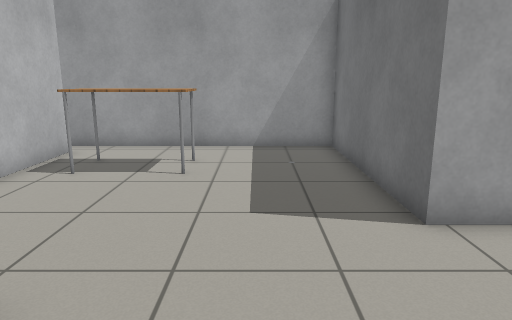
view 1 (above)

16 first-person views from a walk through a robot-simulator world made for Gazebo. The camera is 1.1 m above the floor, tilts 12° down and sees 70° across. The floor is counted in squares, 0.5 m on a side. Each view is taken from the middle of a square. On the plan, view 1 faces up. The plan holds only what a view shows up to about 20 squares ahead; the rest is blank. Simple patterns stand in for the simulator's built-in surfaces.

view 2
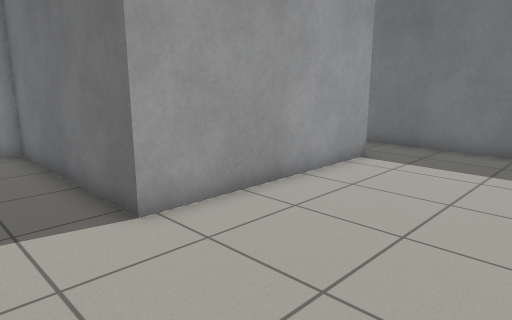

view 3
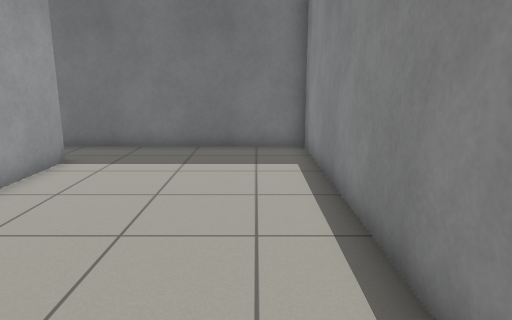

view 4
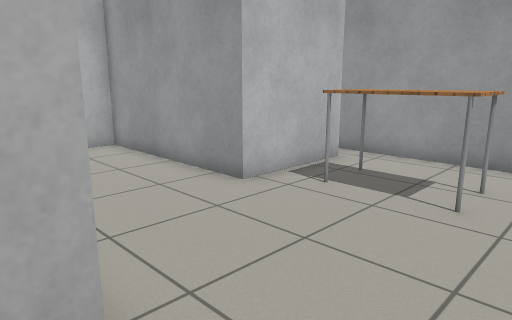

view 5
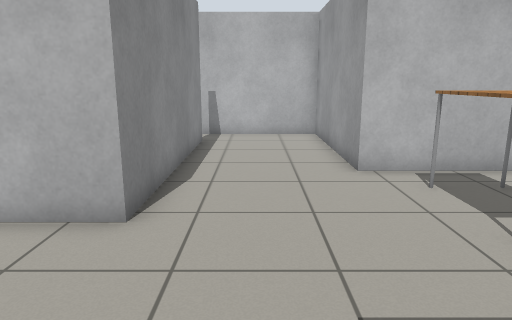

view 6
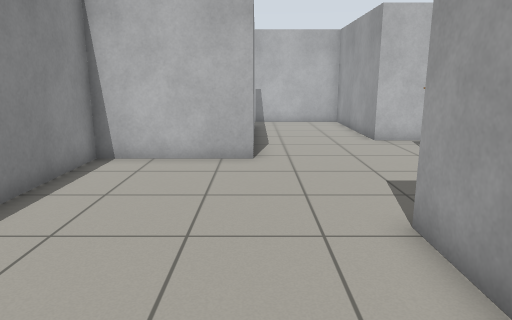

view 7
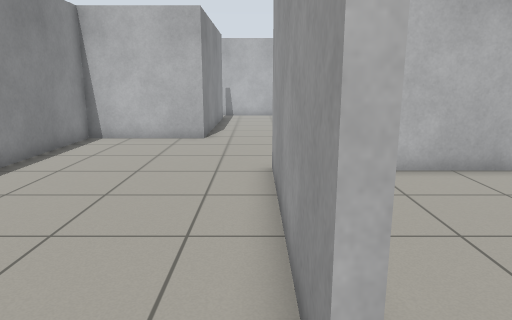

view 8
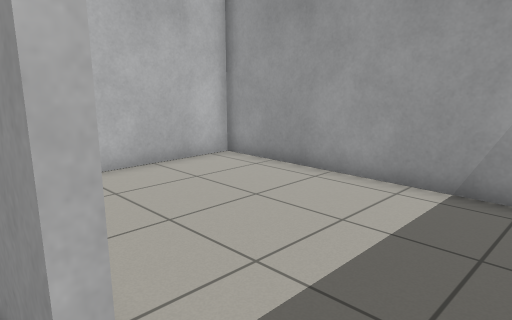

view 9
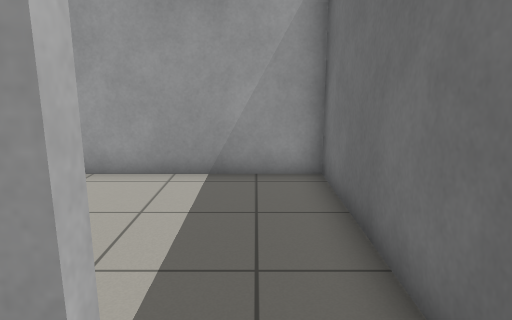

view 10
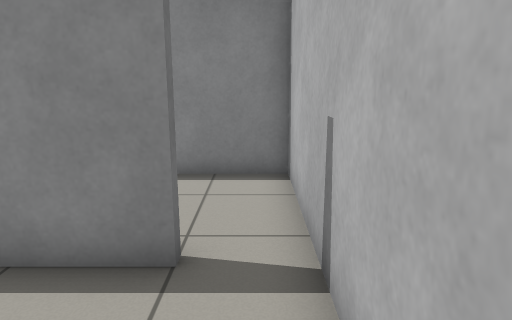

view 11
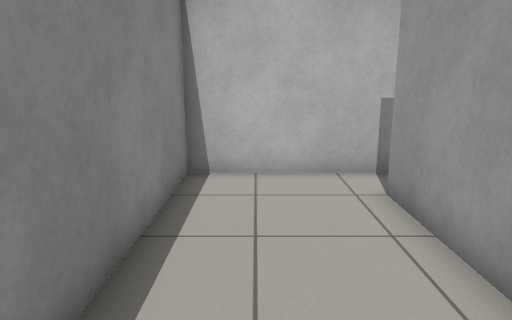

view 12
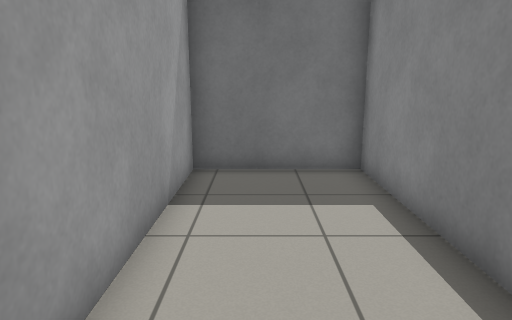

view 13
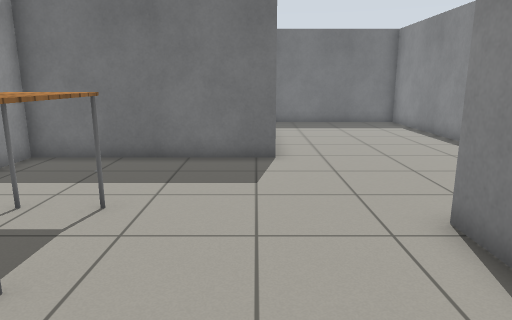

view 14
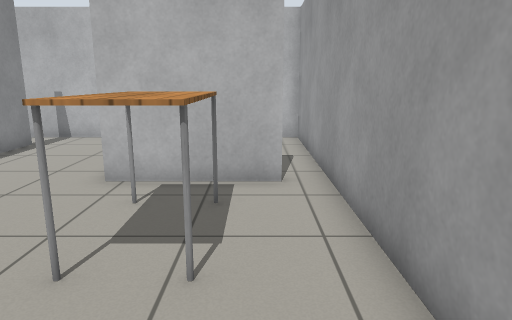

view 15
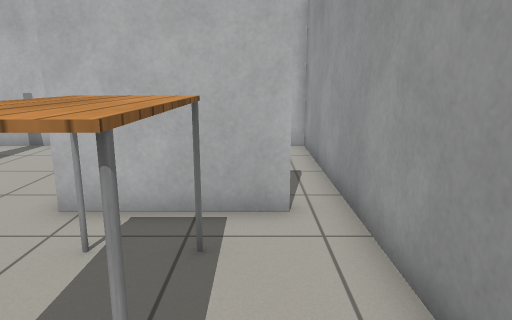

view 16
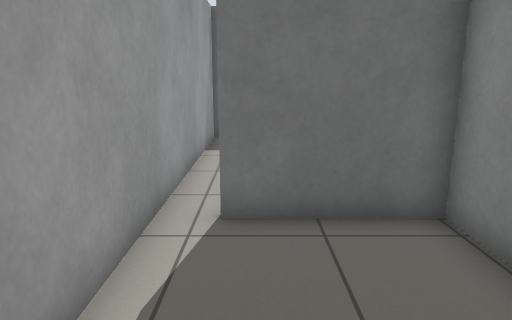

### Floor plan
Ten units are one square. View 1 is at (0, 0); x grows to the right and y downward. Boxes are objects, and circles mark ways between rooms. Rooms are numbered by the first view taken in them; rooms with no view inside come last. Other rooms are left out.
<svg viewBox="-133 -132 264 154">
<path fill="none" stroke="#000" d="M102 -54 27 -54 27 -127 -55 -127M-60 -116 -60 -76 -128 -76 -128 -25M-110 -26 -110 -29 -25 -29 -25 17 126 17 126 -55M-128 -25 -128 17 -28 17 -28 -26 -110 -26M-79 -79 -63 -79 -63 -116M-55 -127 -128 -127 -128 -120M126 -55 126 -127 30 -127 30 -85"/>
<rect x="-45" y="-105" width="30" height="20" fill="#bbb"><title>table</title></rect>
<circle cx="-120" cy="-30" r="3" fill="#2a7"/>
<circle cx="-60" cy="-120" r="3" fill="#2a7"/>
<circle cx="115" cy="-60" r="3" fill="#2a7"/>
<text x="10" y="-50">1</text>
<text x="-80" y="-10">2</text>
<text x="-90" y="-110">3</text>
<text x="80" y="-90">4</text>
</svg>
Room 1 opens to room 2. Room 1 opens to room 3. Room 1 opens to room 4.

Where each view was taken, in squares from view 1:
view 1: 0 up, 0 right, facing up
view 2: 0 up, 0 right, facing up-right
view 3: 0 up, 0 right, facing right
view 4: 2 up, 0 right, facing up-left
view 5: 5 up, 3 right, facing left
view 6: 3 up, 8 right, facing left
view 7: 5 up, 12 right, facing left
view 8: 5 up, 12 right, facing up-left
view 9: 4 up, 11 right, facing up
view 10: 7 up, 12 left, facing down
view 11: 0 up, 4 left, facing left
view 12: 1 up, 12 left, facing right
view 13: 6 up, 8 left, facing right
view 14: 11 up, 2 right, facing left
view 15: 11 up, 0 right, facing left
view 16: 11 up, 12 left, facing right
